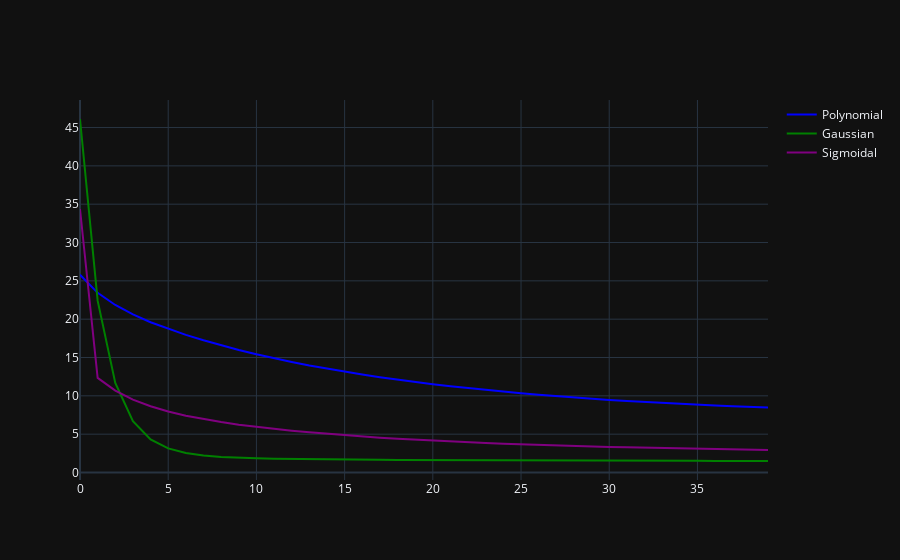

The notebook cell saved with this chart:
### Code cell
fig = py.graph_objs.Figure()
fig.add_scatter(y=model_p.error_history, name='Polynomial', line_color='blue')
fig.add_scatter(y=model_g.error_history, name='Gaussian', line_color='green')
fig.add_scatter(y=model_s.error_history, name='Sigmoidal', line_color='purple')
fig.show()

### Figure 1 — Plotly figure (JSON) as saved in the notebook; plotly's stock layout.template omitted (floating-point values rounded to 4 significant figures)
{"data": [{"line": {"color": "blue"}, "name": "Polynomial", "type": "scatter", "y": [25.8, 23.44, 21.85, 20.62, 19.61, 18.73, 17.95, 17.24, 16.59, 15.99, 15.43, 14.91, 14.42, 13.97, 13.54, 13.14, 12.77, 12.42, 12.1, 11.79, 11.51, 11.24, 10.99, 10.75, 10.53, 10.33, 10.13, 9.953, 9.782, 9.622, 9.472, 9.331, 9.199, 9.074, 8.957, 8.847, 8.743, 8.645, 8.553, 8.467]}, {"line": {"color": "green"}, "name": "Gaussian", "type": "scatter", "y": [46.11, 22.42, 11.68, 6.696, 4.317, 3.144, 2.544, 2.221, 2.038, 1.927, 1.854, 1.804, 1.766, 1.737, 1.713, 1.692, 1.675, 1.659, 1.646, 1.633, 1.622, 1.611, 1.601, 1.592, 1.584, 1.576, 1.568, 1.561, 1.555, 1.548, 1.542, 1.537, 1.531, 1.526, 1.521, 1.517, 1.512, 1.508, 1.504, 1.5]}, {"line": {"color": "purple"}, "name": "Sigmoidal", "type": "scatter", "y": [34.38, 12.34, 10.69, 9.515, 8.635, 7.955, 7.41, 6.959, 6.576, 6.244, 5.95, 5.689, 5.452, 5.238, 5.042, 4.863, 4.698, 4.547, 4.407, 4.278, 4.158, 4.047, 3.945, 3.849, 3.76, 3.678, 3.6, 3.529, 3.461, 3.398, 3.339, 3.284, 3.232, 3.183, 3.137, 3.093, 3.052, 3.013, 2.976, 2.941]}], "layout": {}}
